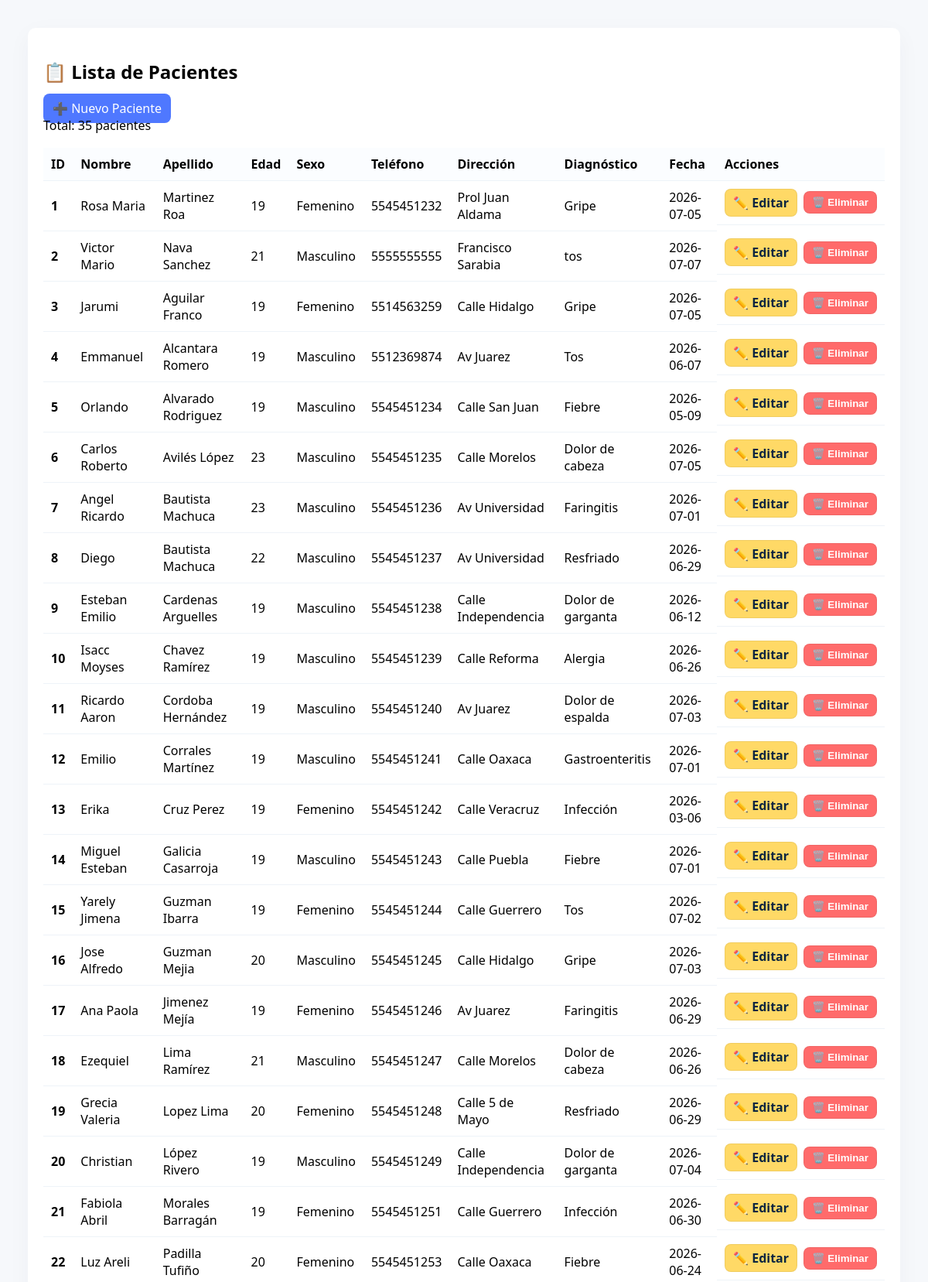
The app's page /listar.php (upper part) with its own data.
### tables this page shows
CREATE TABLE `pacientes` (
  `id_paciente` int(11) NOT NULL,
  `nombre` varchar(100) NOT NULL,
  `apellido` varchar(100) NOT NULL,
  `edad` int(11) DEFAULT NULL,
  `sexo` varchar(20) DEFAULT NULL,
  `telefono` varchar(10) DEFAULT NULL,
  `direccion` varchar(255) DEFAULT NULL,
  `diagnostico` varchar(255) DEFAULT NULL,
  `fecha_ingreso` date DEFAULT NULL
);

### listar.php (the view, shortened to what this page needs)
<?php require_once 'Conexion.php'; ?>
<!DOCTYPE html>
<html lang="es">
<head>
</head>
<body>
    <div class="container">
        <h2>📋 Lista de Pacientes</h2>
        <div class="header-actions">
            <a href="index.php" class="btn-add">➕ Nuevo Paciente</a>
            <div class="total">
                Total: <span id="totalPacientes">0</span> pacientes
            </div>
        </div>
        <table>
            <thead>
                <tr>
                    <th>ID</th>
                    <th>Nombre</th>
                    <th>Apellido</th>
                    <th>Edad</th>
                    <th>Sexo</th>
                    <th>Teléfono</th>
                    <th>Dirección</th>
                    <th>Diagnóstico</th>
                    <th>Fecha</th>
                    <th>Acciones</th>
                </tr>
            </thead>
            <tbody>
                <?php
                $tabla = 'pacientes';
                $sql = "SELECT * FROM $tabla";
                $resultado = mysqli_query($conexion, $sql);
                if ($resultado && $resultado !== false) {
                    $total = mysqli_num_rows($resultado);
                    if ($total > 0) {
                        while ($fila = mysqli_fetch_assoc($resultado)) {
                            echo "<tr>";
                            echo "<td><strong>" . htmlspecialchars($fila['id_paciente']) . "</strong></td>";
                            echo "<td>" . htmlspecialchars($fila['nombre']) . "</td>";
                            echo "<td>" . htmlspecialchars($fila['apellido']) . "</td>";
                            echo "<td>" . htmlspecialchars($fila['edad']) . "</td>";
                            echo "<td>" . htmlspecialchars($fila['sexo']) . "</td>";
                            echo "<td>" . htmlspecialchars($fila['telefono']) . "</td>";
                            echo "<td>" . htmlspecialchars($fila['direccion']) . "</td>";
                            echo "<td>" . htmlspecialchars($fila['diagnostico']) . "</td>";
                            echo "<td>" . htmlspecialchars($fila['fecha_ingreso']) . "</td>";
                            echo "<td class='actions'>";
                            echo "<a href='editar.php?id=" . urlencode($fila['id_paciente']) . "' class='btn-edit'>✏️ Editar</a>";
                            echo "<form method='post' action='eliminar.php' onsubmit=\"return confirm('¿Eliminar paciente?');\" style='display:inline'>";
                            echo "<button type='submit' class='btn-delete'>🗑️ Eliminar</button>";
                            echo "</form>";
                            echo "</td>";
                            echo "</tr>";
                        }
                    } else {
                        echo "<tr><td colspan='10' class='no-data'>📭 No hay pacientes registrados</td></tr>";
                    }
                } else {
                    echo "<tr><td colspan='10' class='no-data'>❌ Error al obtener datos</td></tr>";
                }
                ?>
            </tbody>
        </table>
    </div>
</body>
</html>

### listar.php (style rules this page uses)
body { font-family:Segoe UI,Arial;background:#f6f8fb;padding:28px }
.container { max-width:1100px;margin:0 auto;background:#fff;padding:20px;border-radius:10px;box-shadow:0 8px 30px rgba(11,37,64,0.04) }
table { width:100%;border-collapse:collapse;margin-top:18px }
th,td { padding:10px;border-bottom:1px solid #eef3f8;text-align:left }
th { background:#fbfdff }
.btn-edit { display:inline-flex;align-items:center;gap:6px;background:#ffd966;padding:6px 10px;border-radius:8px;color:#0b2540;text-decoration:none;border:1px solid rgba(0,0,0,0.06);font-weight:600 }
.btn-delete { display:inline-flex;align-items:center;gap:6px;background:#ff6b6b;padding:6px 10px;border-radius:8px;color:#fff;text-decoration:none;border:1px solid rgba(0,0,0,0.06);font-weight:600 }
.actions { white-space:nowrap;display:flex;gap:8px;align-items:center }
.btn-add { background:#4f78ff;color:#fff;padding:8px 12px;border-radius:8px;text-decoration:none }

### records on screen
pacientes: id_paciente "1", nombre "Rosa Maria", apellido "Martinez Roa", edad "19", sexo "Femenino", telefono "5545451232", direccion "Prol Juan Aldama", diagnostico "Gripe", fecha_ingreso "2026-07-05"
pacientes: id_paciente "2", nombre "Victor Mario", apellido "Nava Sanchez", edad "21", sexo "Masculino", telefono "5555555555", direccion "Francisco Sarabia", diagnostico "tos", fecha_ingreso "2026-07-07"
pacientes: id_paciente "3", nombre "Jarumi", apellido "Aguilar Franco", edad "19", sexo "Femenino", telefono "5514563259", direccion "Calle Hidalgo", diagnostico "Gripe", fecha_ingreso "2026-07-05"
pacientes: id_paciente "4", nombre "Emmanuel", apellido "Alcantara Romero", edad "19", sexo "Masculino", telefono "5512369874", direccion "Av Juarez", diagnostico "Tos", fecha_ingreso "2026-06-07"
pacientes: id_paciente "5", nombre "Orlando", apellido "Alvarado Rodriguez", edad "19", sexo "Masculino", telefono "5545451234", direccion "Calle San Juan", diagnostico "Fiebre", fecha_ingreso "2026-05-09"
pacientes: id_paciente "6", nombre "Carlos Roberto", apellido "Avilés López", edad "23", sexo "Masculino", telefono "5545451235", direccion "Calle Morelos", diagnostico "Dolor de cabeza", fecha_ingreso "2026-07-05"
pacientes: id_paciente "7", nombre "Angel Ricardo", apellido "Bautista Machuca", edad "23", sexo "Masculino", telefono "5545451236", direccion "Av Universidad", diagnostico "Faringitis", fecha_ingreso "2026-07-01"
pacientes: id_paciente "8", nombre "Diego", apellido "Bautista Machuca", edad "22", sexo "Masculino", telefono "5545451237", direccion "Av Universidad", diagnostico "Resfriado", fecha_ingreso "2026-06-29"
pacientes: id_paciente "9", nombre "Esteban Emilio", apellido "Cardenas Arguelles", edad "19", sexo "Masculino", telefono "5545451238", direccion "Calle Independencia", diagnostico "Dolor de garganta", fecha_ingreso "2026-06-12"
pacientes: id_paciente "10", nombre "Isacc Moyses", apellido "Chavez Ramírez", edad "19", sexo "Masculino", telefono "5545451239", direccion "Calle Reforma", diagnostico "Alergia", fecha_ingreso "2026-06-26"
pacientes: id_paciente "11", nombre "Ricardo Aaron", apellido "Cordoba Hernández", edad "19", sexo "Masculino", telefono "5545451240", direccion "Av Juarez", diagnostico "Dolor de espalda", fecha_ingreso "2026-07-03"
pacientes: id_paciente "12", nombre "Emilio", apellido "Corrales Martínez", edad "19", sexo "Masculino", telefono "5545451241", direccion "Calle Oaxaca", diagnostico "Gastroenteritis", fecha_ingreso "2026-07-01"
pacientes: id_paciente "13", nombre "Erika", apellido "Cruz Perez", edad "19", sexo "Femenino", telefono "5545451242", direccion "Calle Veracruz", diagnostico "Infección", fecha_ingreso "2026-03-06"
pacientes: id_paciente "14", nombre "Miguel Esteban", apellido "Galicia Casarroja", edad "19", sexo "Masculino", telefono "5545451243", direccion "Calle Puebla", diagnostico "Fiebre", fecha_ingreso "2026-07-01"
pacientes: id_paciente "15", nombre "Yarely Jimena", apellido "Guzman Ibarra", edad "19", sexo "Femenino", telefono "5545451244", direccion "Calle Guerrero", diagnostico "Tos", fecha_ingreso "2026-07-02"
pacientes: id_paciente "16", nombre "Jose Alfredo", apellido "Guzman Mejia", edad "20", sexo "Masculino", telefono "5545451245", direccion "Calle Hidalgo", diagnostico "Gripe", fecha_ingreso "2026-07-03"
pacientes: id_paciente "17", nombre "Ana Paola", apellido "Jimenez Mejía", edad "19", sexo "Femenino", telefono "5545451246", direccion "Av Juarez", diagnostico "Faringitis", fecha_ingreso "2026-06-29"
pacientes: id_paciente "18", nombre "Ezequiel", apellido "Lima Ramírez", edad "21", sexo "Masculino", telefono "5545451247", direccion "Calle Morelos", diagnostico "Dolor de cabeza", fecha_ingreso "2026-06-26"
pacientes: id_paciente "19", nombre "Grecia Valeria", apellido "Lopez Lima", edad "20", sexo "Femenino", telefono "5545451248", direccion "Calle 5 de Mayo", diagnostico "Resfriado", fecha_ingreso "2026-06-29"
pacientes: id_paciente "20", nombre "Christian", apellido "López Rivero", edad "19", sexo "Masculino", telefono "5545451249", direccion "Calle Independencia", diagnostico "Dolor de garganta", fecha_ingreso "2026-07-04"
pacientes: id_paciente "21", nombre "Fabiola Abril", apellido "Morales Barragán", edad "19", sexo "Femenino", telefono "5545451251", direccion "Calle Guerrero", diagnostico "Infección", fecha_ingreso "2026-06-30"
pacientes: id_paciente "22", nombre "Luz Areli", apellido "Padilla Tufiño", edad "20", sexo "Femenino", telefono "5545451253", direccion "Calle Oaxaca", diagnostico "Fiebre", fecha_ingreso "2026-06-24"
